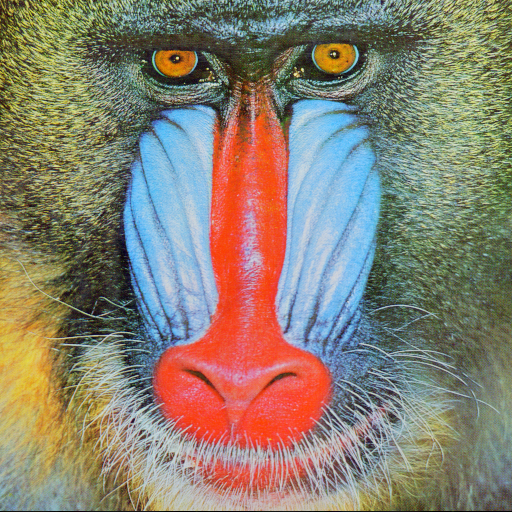
#> input picture src/Tasks/ColorImageProcessing/baboon.png, 512 x 512 px
$ jupyter execute code.ipynb
#> lines starting #> are read from the running program, lines starting #| are printed output that depends on the picture
#> in plot_histo, image is the input picture: shape (512, 512, 3); mean B, G, R 113.1, 128.9, 137.4
[cell 1]
import cv2
import matplotlib.pyplot as plt
import numpy as np

[cell 2]
def plot_rgb(image):
    colormap1 = cv2.cvtColor(image, cv2.COLOR_BGR2RGB)
    plt.imshow(colormap1)
    plt.show()
    chans=cv2.split(colormap1)
    colors = ("r", "g", "b")
    channels = ("RED", "GREEN", "BLUE")
    plt.title("Color histogram RGB")
    plt.xlabel("Bins")
    plt.ylabel("Number of pixels")

    for (chan, c) in zip(chans, colors):
        hist=cv2.calcHist([chan], [0], None, [256], [0,256])
        plt.plot(hist, color=c)
        plt.xlim([0,256])
#> this loop made 3 passes
#> c on passes 1 to 3: 'r', 'g', 'b'

    plt.legend(channels)
    plt.show()
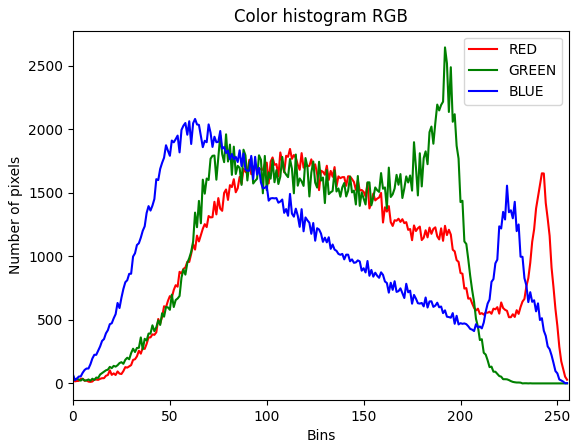
#> figure drawn by matplotlib, 1 panel; curve peaks at x = 112, y = 1845; curve peaks at x = 192, y = 2644; curve peaks at x = 63, y = 2081

    #fig, (ax1, ax2) = plt.subplots(1, 2)
    #ax1.plt()

[cell 3]
def plot_hsv(image):
    colormap = cv2.cvtColor(image, cv2.COLOR_BGR2HSV)
#> colormap: shape (512, 512, 3); mean H, S, V 60.4, 96, 159.4
    plt.imshow(colormap)
    plt.show()
    chans=cv2.split(colormap)
    colors=("r", "g", "b")
    channels=("HUE", "SATURATION", "VALUE")
    plt.title("Color histogram HSV")
    plt.xlabel("Bins")
    plt.ylabel("Number of pixels")

    for (chan, c) in zip(chans, colors):
        hist=cv2.calcHist([chan], [0], None, [256], [0,256])
        plt.plot(hist, color=c)
        plt.xlim([0,256])

    plt.legend(channels)
    plt.show()
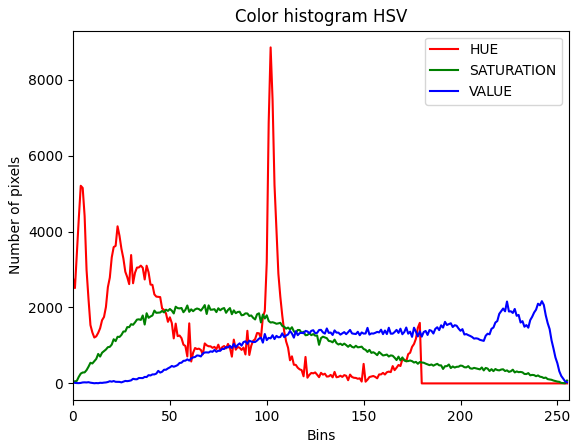
#> figure drawn by matplotlib, 1 panel; curve peaks at x = 102, y = 8851; curve peaks at x = 68, y = 2063; curve peaks at x = 242, y = 2166

[cell 4]
def plot_YCrCb(image):
    colormap = cv2.cvtColor(image, cv2.COLOR_BGR2YCrCb)
#> colormap: shape (512, 512, 3); mean of channels 0, 1, 2 129.6, 133.5, 118.7
    plt.imshow(colormap)
    plt.show()
    chans=cv2.split(colormap)
    channels=("LUMA", "CR", "CB")
    colors =("y", "r", "b")
    plt.title("Color histogram YCrCb")
    plt.xlabel("Bins")
    plt.ylabel("Number of pixels")

    for (chan, c) in zip(chans, colors):
        hist=cv2.calcHist([chan], [0], None, [256], [0,256])
        plt.plot(hist, color=c)
        plt.xlim([0,256])
#> this loop made 3 passes

    plt.legend(channels)
    plt.show()
#> figure, not shown here; curve peaks at x = 121, y = 2772; curve peaks at x = 124, y = 10404; curve peaks at x = 120, y = 6440

[cell 5]
def plot_histo(path):
    image = cv2.imread(path)
    #RGB
    plot_rgb(image)
    plot_hsv(image)
    plot_YCrCb(image)

[cell 6]
plot_histo("baboon.png")

[cell 7]
plot_histo("chips.png")
#> call 2 of plot_histo, with path = 'chips.png'
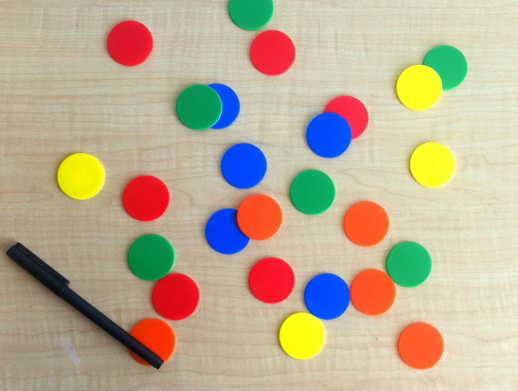
#> input picture src/Tasks/ColorImageProcessing/chips.png, 518 x 391 px
#> in plot_histo, image is the input picture: shape (391, 518, 3); mean B, G, R 148.1, 173.3, 188.3
#> the loop in plot_rgb (call 2), `for (chan, c) in zip(chans, colors):` made 3 passes
#> in plot_rgb (call 2), `plt.show()`:
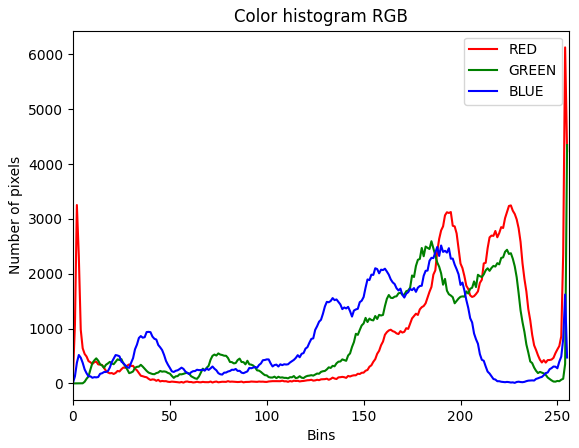
#> figure drawn by matplotlib, 1 panel; curve peaks at x = 254, y = 6128; curve peaks at x = 255, y = 4346; curve peaks at x = 190, y = 2515
#> in plot_hsv (call 2), `colormap = cv2.cvtColor(image, cv2.COLOR_BGR2HSV)`: colormap: shape (391, 518, 3); mean H, S, V 36, 83.3, 203.9
#> the loop in plot_hsv (call 2), `for (chan, c) in zip(chans, colors):` made 3 passes
#> in plot_hsv (call 2), `plt.show()`:
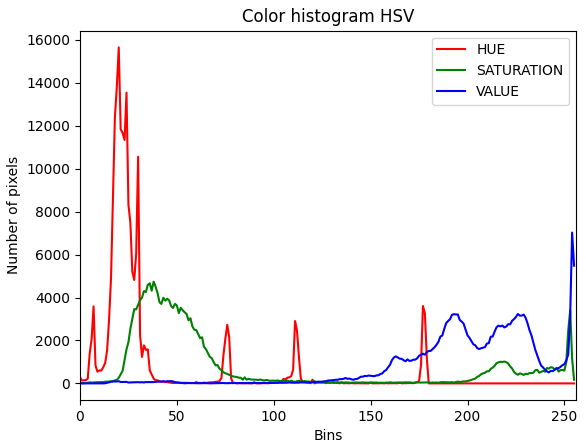
#> figure drawn by matplotlib, 1 panel; curve peaks at x = 20, y = 15655; curve peaks at x = 38, y = 4739; curve peaks at x = 254, y = 7026
#> in plot_YCrCb (call 2), `colormap = cv2.cvtColor(image, cv2.COLOR_BGR2YCrCb)`: colormap: shape (391, 518, 3); mean of channels 0, 1, 2 174.9, 137.6, 112.9
#> the loop in plot_YCrCb (call 2), `for (chan, c) in zip(chans, colors):` made 3 passes
#> in plot_YCrCb (call 2), `plt.show()`:
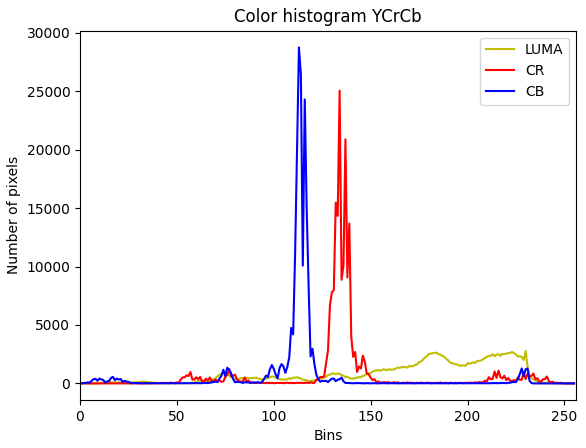
#> figure drawn by matplotlib, 1 panel; curve peaks at x = 230, y = 2776; curve peaks at x = 134, y = 25056; curve peaks at x = 113, y = 28757

[cell 8]
plot_histo("rgbcube_kBKG.png")
#> call 3 of plot_histo, with path = 'rgbcube_kBKG.png'
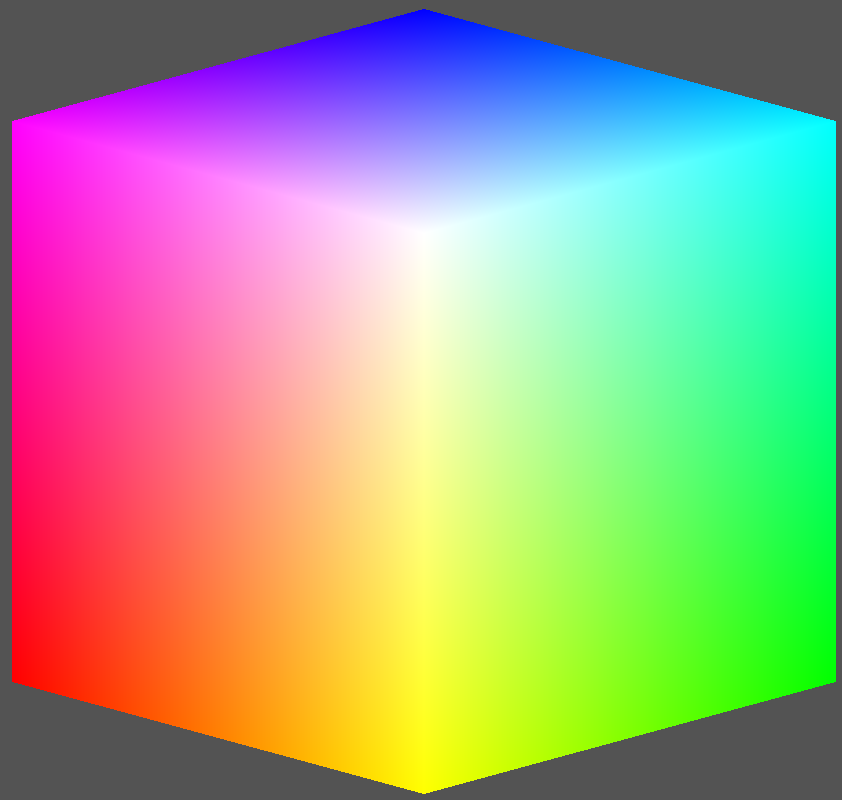
#> input picture src/Tasks/ColorImageProcessing/rgbcube_kBKG.png, 842 x 800 px
#> in plot_histo, image is the input picture: shape (800, 842, 3); mean B, G, R 137.1, 163.4, 163.4
#> the loop in plot_rgb (call 3), `for (chan, c) in zip(chans, colors):` made 3 passes
#> in plot_rgb (call 3), `plt.show()`:
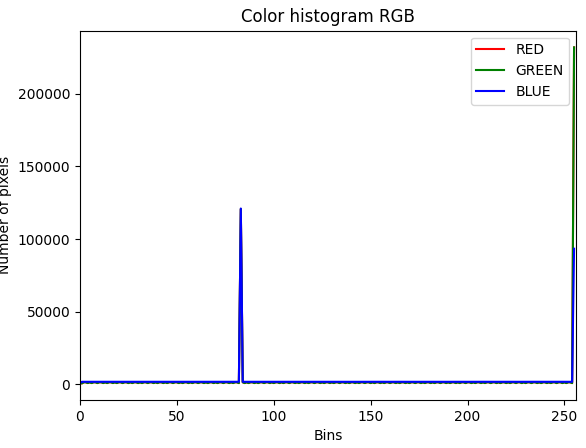
#> figure drawn by matplotlib, 1 panel; curve peaks at x = 255, y = 231758; curve peaks at x = 255, y = 231758; curve peaks at x = 83, y = 120958
#> in plot_hsv (call 3), `colormap = cv2.cvtColor(image, cv2.COLOR_BGR2HSV)`: colormap: shape (800, 842, 3); mean H, S, V 67.4, 139.9, 224.6
#> the loop in plot_hsv (call 3), `for (chan, c) in zip(chans, colors):` made 3 passes
#> in plot_hsv (call 3), `plt.show()`:
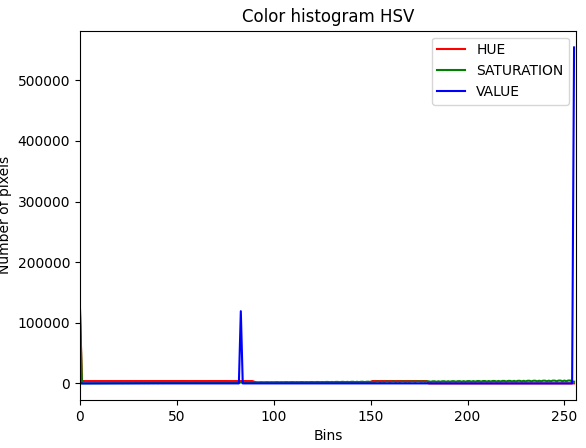
#> figure drawn by matplotlib, 1 panel; curve peaks at x = 0, y = 123032; curve peaks at x = 0, y = 119150; curve peaks at x = 255, y = 554452
#> in plot_YCrCb (call 3), `colormap = cv2.cvtColor(image, cv2.COLOR_BGR2YCrCb)`: colormap: shape (800, 842, 3); mean of channels 0, 1, 2 160.4, 130.1, 114.9
#> the loop in plot_YCrCb (call 3), `for (chan, c) in zip(chans, colors):` made 3 passes
#> in plot_YCrCb (call 3), `plt.show()`:
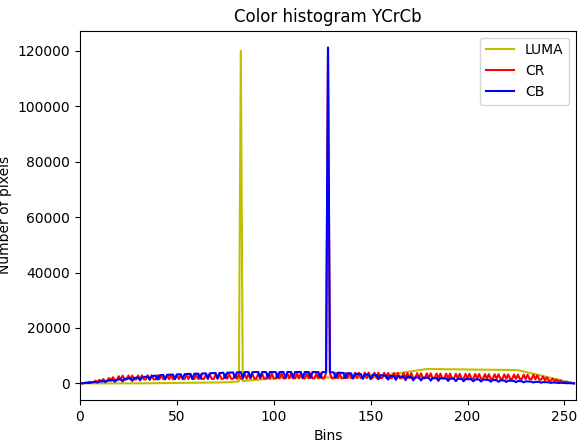
#> figure drawn by matplotlib, 1 panel; curve peaks at x = 83, y = 119954; curve peaks at x = 128, y = 120958; curve peaks at x = 128, y = 121206
